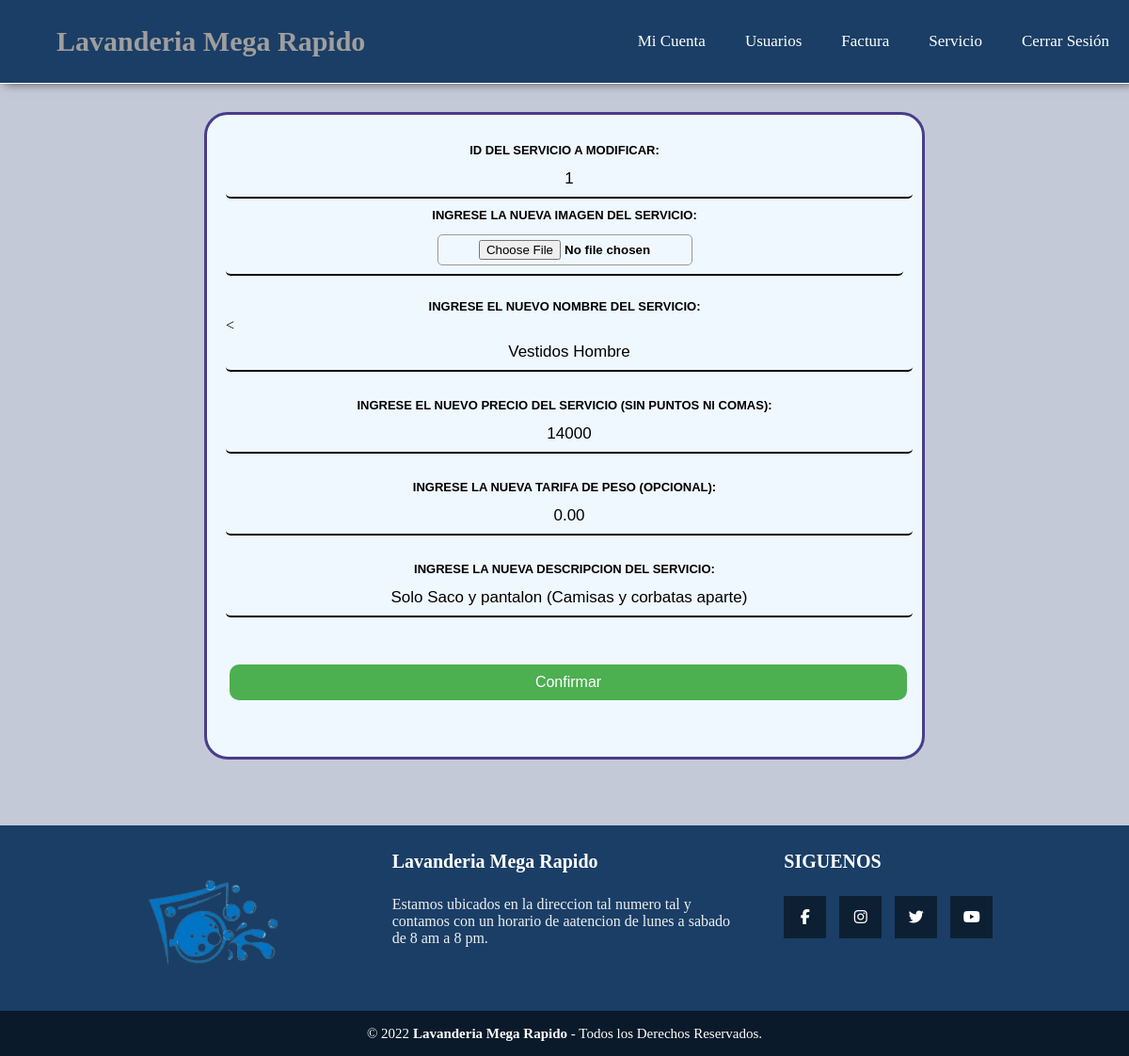
The page /Administrador/CRUD_Servi/proces_modifi.php?id=1 on the database its author committed.
### tables this page shows
CREATE TABLE `servicios` (
  `id_servicio` int NOT NULL,
  `nom_servicio` varchar(30) NOT NULL,
  `precio` int NOT NULL,
  `peso` decimal(10,2) DEFAULT NULL,
  `descripcion` varchar(120) NOT NULL,
  `info_admin_id` int NOT NULL,
  `imagen` longblob
);

### Administrador/CRUD_Servi/proces_modifi.php (the view, shortened to what this page needs)
<?php
include("../../conecta.php");
 ?>
 <!DOCTYPE html>
<html lang="en">
<head>
    <link rel="stylesheet" href="../../css/menu.css">
    <link rel="stylesheet" href="style.css">
    <link rel="stylesheet" href="../../css/pie_pagina.css">
</head>
<body>
        <nav class="menu">
            <label class="titulo">Lavanderia Mega Rapido</label>
            <ul>
                <li><a href="../mi_cuenta_admi.php">Mi Cuenta</a></li>
                <li><a href="../usuarios/usuarios.php">Usuarios</a></li>
                <li><a href="../CRUD_Fact/listafacturas.php">Factura</a></li>
                <li><a href="modificar_servicio.php" >Servicio</a></li>
                <li><a href="../cerrar_sesion.php" >Cerrar Sesión</a></li>
            </ul>
        </nav>
                    <?php
                    $id = $_GET["id"];
                    $sql="SELECT * from servicios WHERE id_servicio='$id'";
                    $result=mysqli_query($conn,$sql);
                    while($fila=mysqli_fetch_array($result)){
                    ?>
                    <div class="div_form_crear">
            <form action="realizado_modifi.php" method="post" enctype="multipart/form-data">
                <label for="id" class="label_can">Id del servicio a modificar:</label>
                <input class="input_can" type="text" name="id" id="id" value="<?php echo $fila['id_servicio']; ?>" readonly>
                <label for="imagen" class="label_can">Ingrese la nueva imagen del servicio: </label>
                <div class="div_file"><input type="file" name="imagen" id="imagen" size="20" class="input_file_can"></div>
                <label for="nombre_ser"  class="label_can">Ingrese el nuevo nombre del servicio: </label>
                <<input class="input_can" type="text" name="nombre_ser" id="nombre_ser" required value="<?php echo $fila['nom_servicio']; ?>"><br><br>
                <label for="precio_ser" class="label_can">Ingrese el nuevo precio del servicio (sin puntos ni comas): </label>
                <input class="input_can" type="text" name="precio_ser" id="precio_ser" required value="<?php echo $fila['precio']; ?>"><br><br>
                <label for="peso_ser" class="label_can">Ingrese la nueva tarifa de peso (opcional): </label>
                <input class="input_can" type="text" name="peso_ser" id="peso_ser" value="<?php echo $fila['peso']; ?>"><br><br>
                <label for="des_ser" class="label_can">Ingrese la nueva descripcion del servicio: </label>
                <input class="input_can" name="des_ser" id="des_ser" required value="<?php echo $fila['descripcion']; ?>"><br><br>
                <input type="submit" value="Confirmar" class="button3 button_peque "><br><br><br>
            </form>
                    </div>
	                <?php
	                }
	                ?>
    <footer class="pie-pagina">
        <div class="grupo-1">
            <div class="box">
                <figure>
                    <a href="#">
                    <img src="../../img/icono.png" alt="Logo de SLee Dw">
                    </a>
                </figure>
            </div>
            <div class="box">
                <h2>Lavanderia Mega Rapido</h2>
                <p>Estamos ubicados en la direccion tal numero tal y contamos con un horario de aatencion de lunes a sabado de 8 am a 8 pm.</p>
            </div>
            <div class="box">
                <h2>SIGUENOS</h2>
                <div class="red-social">
                    <a href="#" class="fa fa-facebook"></a>
                    <a href="#" class="fa fa-instagram"></a>
                    <a href="#" class="fa fa-twitter"></a>
                    <a href="#" class="fa fa-youtube"></a>
                </div>
            </div>
        </div>
        <div class="grupo-2">
            <small>&copy; 2022 <b>Lavanderia Mega Rapido</b> - Todos los Derechos Reservados.</small>
        </div>
    </footer>
</body>
</html>

### css/menu.css (style rules this page uses)
.menu { background-color: rgb(26, 62, 102); width: 100%; display: flex; justify-content: space-between; align-items: center; border-bottom: 1px solid #fff; box-shadow: 5px 0 10px rgba(0, 0, 0, .6); position: sticky; top: 0px; padding: 20px 0px 20px 0px; }
.titulo { color: rgb(160, 158, 158); font-size: 30px; padding: 0 60px; font-weight: bold; outline: none; animation: animate 5s linear infinite; }
.menu ul { display: flex; list-style: none; margin-right: 30px; list-style-type: none; margin: 0; padding: 0; overflow: hidden; display: flex; }
.menu li { margin: 0 5px; right: 0; float: left; }
.menu a ,.dropbtn { text-decoration: none; font-size: 17px; display: block; display: inline-block; color: white; text-align: center; padding: 14px 16px; }

### Administrador/CRUD_Servi/style.css (style rules this page uses)
body { margin: 0; padding: 0; background: rgb(195, 201, 214); height: 100%; }
html { height: 100%; }
body { display: flex; flex-direction: column; min-height: 100%; justify-content: space-between; }
footer { margin-top: 40px; }
.label_can { display: block; text-transform: uppercase; margin-bottom: 4px; font-size: 13px; font-weight: 600; font-family: Arial, Helvetica, sans-serif; text-align: center; margin-top: 10px; }
.input_can { width: 100%; border: 0; border-bottom: 2px solid; font-family: Arial, Helvetica, sans-serif; padding: 9px 5px; font-size: 17px; font-weight: 300; outline: none; background: transparent; text-align: center; border-radius: 5px; }
.input_file_can { border: 1px solid #999; border-radius: 5px; padding: 5px 8px; font-weight: 700; }
.div_file { border-radius: 5px; border-bottom: 2px solid; text-align-last: center; padding: 9px 5px; margin-bottom: 25px; }
.button3 { background-color: rgb(201, 201, 247); color: black; border: 2px solid #a7a7a7; }
.button_peque { background-color: #4CAF50; border: none; color: white; padding: 10px 10px; text-align: center; text-decoration: none; display: inline-block; font-size: 16px; margin: 4px 4px; transition-duration: 0.4s; cursor: pointer; border-radius: 10px; width: 100%; margin-top: 32px; }
.div_form_crear { width: 60%; padding: 20px 20px; border: solid darkslateblue; background: aliceblue; border-radius: 25px; margin: 30px; align-self: center; }

### css/pie_pagina.css (style rules this page uses)
.pie-pagina { width: 100%; background-color: rgb(26, 62, 102); position:relative; bottom: 0; }
.pie-pagina .grupo-1 { width: 100%; max-width: 1200px; margin: auto; display:grid; grid-template-columns: repeat(3, 1fr); grid-gap:50px; padding: 10px 0px; }
.pie-pagina .grupo-1 .box figure { width: 100%; height: 100%; display: flex; justify-content: center; align-items: center; }
.pie-pagina .grupo-1 .box figure img { width: 250px; }
.pie-pagina .grupo-1 .box h2 { color: #fff; margin-bottom: 25px; font-size: 20px; }
.pie-pagina .grupo-1 .box p { color: #efefef; margin-bottom: 10px; }
.pie-pagina .grupo-1 .red-social a { display: inline-block; text-decoration: none; width: 45px; height: 45px; line-height: 45px; color: #fff; margin-right: 10px; background-color: #0d2033; text-align: center; transition: all 300ms ease; }
.pie-pagina .grupo-2 { background-color: #0a1a2a; padding: 15px 10px; text-align: center; color: #fff; }
.pie-pagina .grupo-2 small { font-size: 15px; }
body { margin: 0; padding: 0; background: rgb(195, 201, 214); display: flex; flex-direction: column; min-height: 100%; }
html { height: 100%; }

### rows shown on the page
servicios: id "1", nombre_ser "Vestidos Hombre", precio_ser "14000", peso_ser "0.00", des_ser "Solo Saco y pantalon (Camisas y corbatas aparte)"
